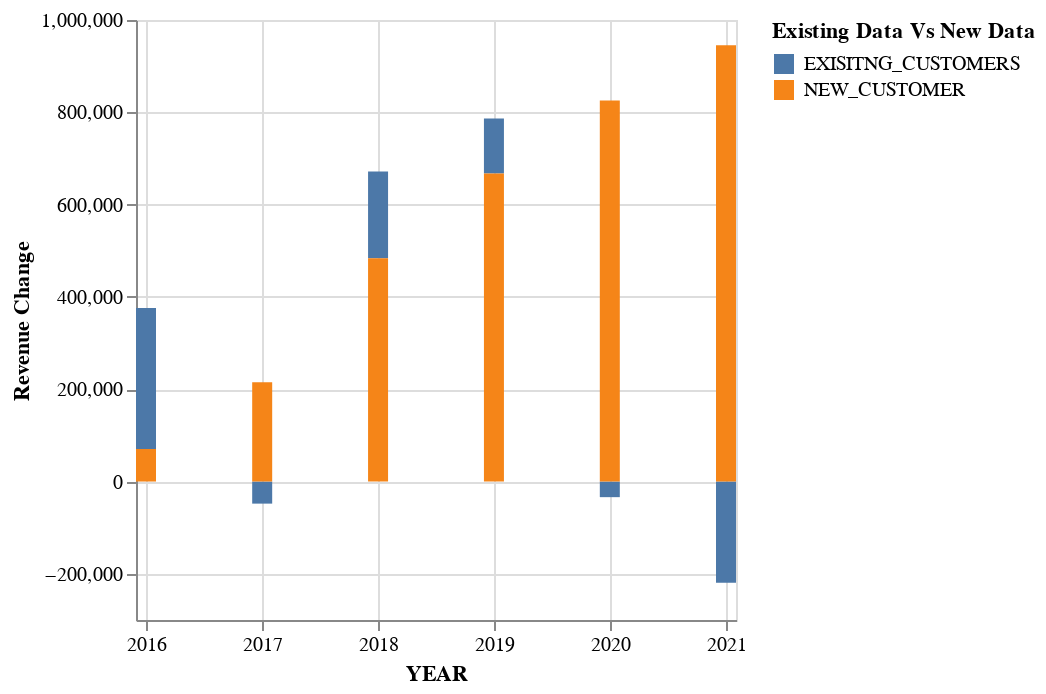

Source (notebook cell):
### Markdown cell above
Create two stacked bar charts, one for each customer type, that show the revenue change from adding new customers and the revenue change from existing customers.

### Code cell
#For education customers
#yearly_existing_data 
#yearly_new_data
education_merged = pd.concat([yearly_existing_data,yearly_new_data ], ignore_index=False, sort=False, axis=1).iloc[:,[0,1,3]]
education_merged.rename(columns = {'REVENUE':'NEW_CUSTOMER','REVENUE_DIFF':'EXISITNG_CUSTOMERS'}, inplace = True)
alt.Chart(education_merged.melt(id_vars=['YEAR'], var_name='Existing Data Vs New Data', value_name='Revenue Change')).mark_bar(size=10).encode(
    x='YEAR:T',
    y='Revenue Change:Q',
    color='Existing Data Vs New Data:N'
).properties(width=300)

### Figure 1 — Vega-Lite specification as saved in the notebook (floating-point values rounded to 4 significant figures)
{"config": {"view": {"continuousWidth": 400, "continuousHeight": 300}}, "data": {"name": "data-987a3a86231119da806c48dc27e0151e"}, "mark": {"type": "bar", "size": 10}, "encoding": {"color": {"field": "Existing Data Vs New Data", "type": "nominal"}, "x": {"field": "YEAR", "type": "temporal"}, "y": {"field": "Revenue Change", "type": "quantitative"}}, "width": 300, "$schema": "https://vega.github.io/schema/vega-lite/v4.17.0.json", "datasets": {"data-987a3a86231119da806c48dc27e0151e": [{"YEAR": "2016-01-01T00:00:00", "Existing Data Vs New Data": "EXISITNG_CUSTOMERS", "Revenue Change": 305300.0}, {"YEAR": "2017-01-01T00:00:00", "Existing Data Vs New Data": "EXISITNG_CUSTOMERS", "Revenue Change": -47860.0}, {"YEAR": "2018-01-01T00:00:00", "Existing Data Vs New Data": "EXISITNG_CUSTOMERS", "Revenue Change": 188000.0}, {"YEAR": "2019-01-01T00:00:00", "Existing Data Vs New Data": "EXISITNG_CUSTOMERS", "Revenue Change": 119200.0}, {"YEAR": "2020-01-01T00:00:00", "Existing Data Vs New Data": "EXISITNG_CUSTOMERS", "Revenue Change": -33840.0}, {"YEAR": "2021-01-01T00:00:00", "Existing Data Vs New Data": "EXISITNG_CUSTOMERS", "Revenue Change": -219300.0}, {"YEAR": "2016-01-01T00:00:00", "Existing Data Vs New Data": "NEW_CUSTOMER", "Revenue Change": 70540.0}, {"YEAR": "2017-01-01T00:00:00", "Existing Data Vs New Data": "NEW_CUSTOMER", "Revenue Change": 215300.0}, {"YEAR": "2018-01-01T00:00:00", "Existing Data Vs New Data": "NEW_CUSTOMER", "Revenue Change": 483800.0}, {"YEAR": "2019-01-01T00:00:00", "Existing Data Vs New Data": "NEW_CUSTOMER", "Revenue Change": 667600.0}, {"YEAR": "2020-01-01T00:00:00", "Existing Data Vs New Data": "NEW_CUSTOMER", "Revenue Change": 825500.0}, {"YEAR": "2021-01-01T00:00:00", "Existing Data Vs New Data": "NEW_CUSTOMER", "Revenue Change": 945400.0}]}}
